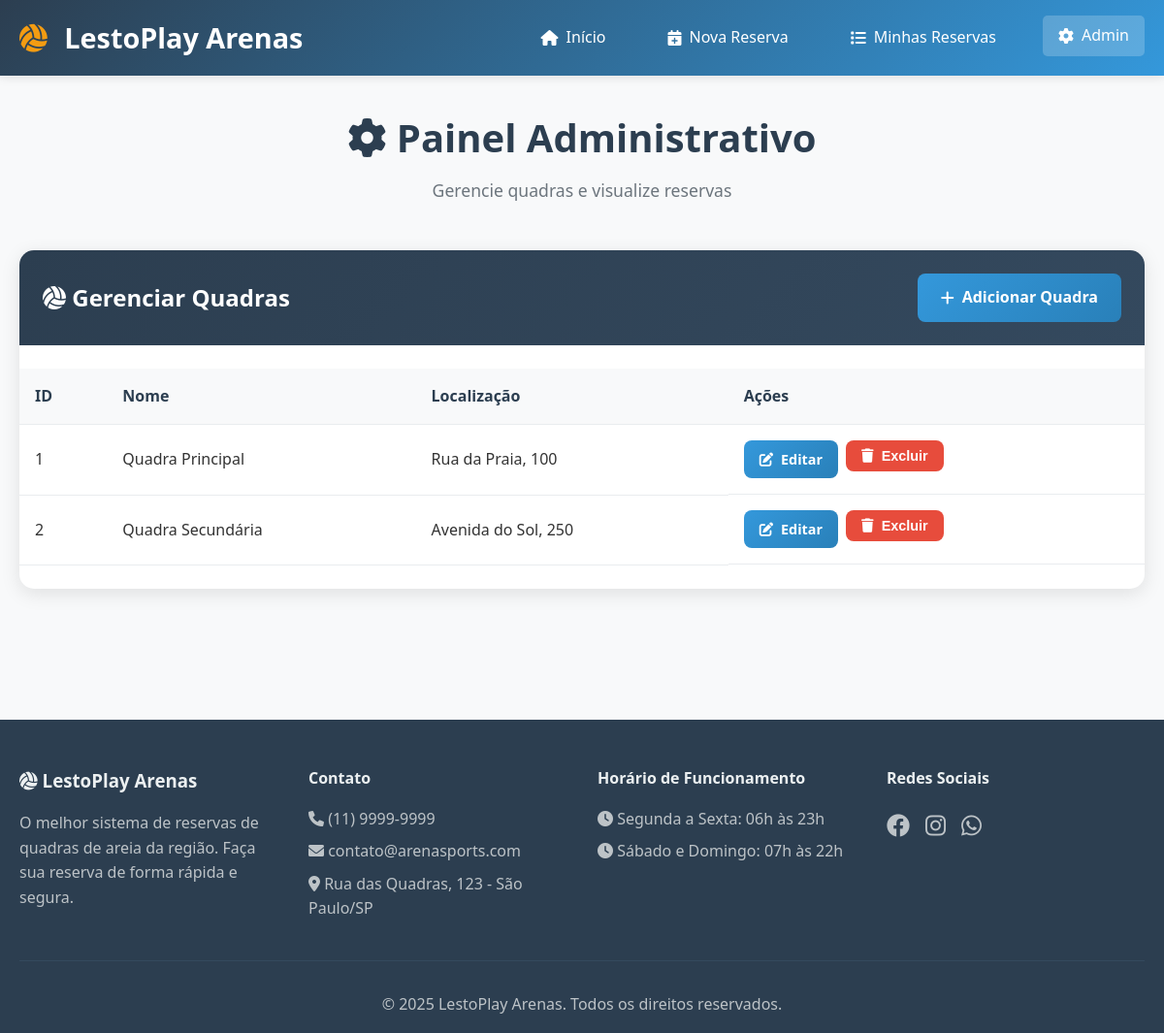
/admin.php?acao=quadras (signed in), run on the app's committed database.
### tables this page shows
CREATE TABLE IF NOT EXISTS quadras (
    id INT AUTO_INCREMENT PRIMARY KEY,
    nome VARCHAR(100) NOT NULL,
    localizacao VARCHAR(200) NOT NULL,
    preco_hora DECIMAL(10, 2) NOT NULL DEFAULT 0.00
);

### admin.php (the view, shortened to what this page needs)
<?php
$acao = $_GET['acao'] ?? '';
try {
    $pdo = conectarDB();
    $stmt = $pdo->query("SELECT COUNT(*) as total FROM quadras");
    $total_quadras = $stmt->fetch()['total'];
    $stmt = $pdo->query("SELECT COUNT(*) as total FROM RESERVAS WHERE STATUS = 'ativa' AND DATA >= CURDATE()");
    $reservas_ativas = $stmt->fetch()['total'];
    $stmt = $pdo->query("SELECT COUNT(*) as total FROM RESERVAS WHERE DATA = CURDATE() AND STATUS = 'ativa'");
    $reservas_hoje = $stmt->fetch()['total'];
    $stmt = $pdo->query("SELECT SUM(PRECO) as total FROM RESERVAS WHERE STATUS = 'ativa' AND MONTH(DATA) = MONTH(CURDATE()) AND YEAR(DATA) = YEAR(CURDATE())");
    $faturamento_mes = $stmt->fetch()['total'] ?? 0;
    $stmt = $pdo->query("SELECT * FROM quadras ORDER BY nome");
    $quadras = $stmt->fetchAll();
    $stmt = $pdo->query("
        SELECT r.*, q.nome as nome_quadra, c.NOME as nome_cliente, te.MODALIDADE as nome_esporte, e.NOME as nome_equipamento
        FROM RESERVAS r
        JOIN quadras q ON r.IDQUADRA = q.id
        JOIN CLIENTE c ON r.IDCLIENTE = c.IDCLIENTE
        JOIN TIPOESPORTE te ON r.IDESPORTE = te.IDESPORTE
        JOIN EQUIPAMENTO e ON r.IDEQUIP = e.IDEQUIP
        ORDER BY r.DATA DESC, r.HORARIO DESC
        LIMIT 10
    ");
    $reservas_recentes = $stmt->fetchAll();
} catch (Exception $e) {
    $mensagem = "Erro ao carregar dados: " . $e->getMessage();
    $tipo_mensagem = "error";
    $quadras = [];
    $reservas_recentes = [];
}
include ROOT_PATH . '/includes/header.php';
?>
<div class="page-header">
    <h1><i class="fas fa-cog"></i> Painel Administrativo</h1>
    <p>Gerencie quadras e visualize reservas</p>
</div>
<?php if ($acao === '' || $acao === 'dashboard'): ?>
    <div class="admin-stats">
        <div class="stat-card">
            <div class="stat-icon">
                <i class="fas fa-volleyball-ball"></i>
            </div>
            <div class="stat-content">
                <div class="stat-number"><?php echo $total_quadras; ?></div>
                <div class="stat-label">Total de Quadras</div>
            </div>
        </div>
        <div class="stat-card">
            <div class="stat-icon">
                <i class="fas fa-calendar-check"></i>
            </div>
            <div class="stat-content">
                <div class="stat-number"><?php echo $reservas_ativas; ?></div>
                <div class="stat-label">Reservas Futuras</div>
            </div>
        </div>
        <div class="stat-card">
            <div class="stat-icon">
                <i class="fas fa-calendar-day"></i>
            </div>
            <div class="stat-content">
                <div class="stat-number"><?php echo $reservas_hoje; ?></div>
                <div class="stat-label">Reservas Hoje</div>
            </div>
        </div>
        <div class="stat-card">
            <div class="stat-icon">
                <i class="fas fa-dollar-sign"></i>
            </div>
            <div class="stat-content">
                <div class="stat-number">R$ <?php echo number_format($faturamento_mes, 2, ',', '.'); ?></div>
                <div class="stat-label">Faturamento do Mês</div>
            </div>
        </div>
    </div>
    <div class="admin-actions">
        <a href="?acao=adicionar" class="btn btn-primary">
            <i class="fas fa-plus"></i> Adicionar Quadra
        </a>
        <a href="dashboard.php" class="btn btn-info">
            <i class="fas fa-chart-bar"></i> Dashboard
        </a>
        <a href="?acao=quadras" class="btn btn-secondary">
            <i class="fas fa-list"></i> Gerenciar Quadras
        </a>
        <a href="?acao=reservas" class="btn btn-secondary">
            <i class="fas fa-calendar"></i> Ver Todas Reservas
        </a>
    </div>
    <div class="admin-sections">
        <div class="section">
            <h3><i class="fas fa-clock"></i> Reservas Recentes</h3>
            <div class="table-responsive">
                <table class="admin-table">
                    <thead>
                        <tr>
                            <th>Cliente</th>
                            <th>Quadra</th>
                            <th>Esporte</th>
                            <th>Equipamento</th>
                            <th>Data</th>
                            <th>Horário</th>
                            <th>Status</th>
                            <th>Preço</th>
                        </tr>
                    </thead>
                    <tbody>
                        <?php foreach ($reservas_recentes as $reserva): ?>
                            <tr>
                                <td><?php echo htmlspecialchars($reserva['nome_cliente']); ?></td>
                                <td><?php echo htmlspecialchars($reserva['nome_quadra']); ?></td>
                                <td><?php echo htmlspecialchars($reserva['nome_esporte']); ?></td>
                                <td><?php echo htmlspecialchars($reserva['nome_equipamento']); ?></td>
                                <td><?php echo formatarDataBR($reserva['DATA']); ?></td>
                                <td><?php echo formatarHora($reserva['HORARIO']); ?></td>
                                <td><span class="status status-<?php echo $reserva['STATUS']; ?>"><?php echo ucfirst($reserva['STATUS']); ?></span></td>
                                <td>R$ <?php echo number_format($reserva['PRECO'], 2, ',', '.'); ?></td>
                            </tr>
                        <?php endforeach; ?>
                    </tbody>
                </table>
            </div>
        </div>
    </div>
<?php elseif ($acao === 'quadras'): ?>
    <div class="admin-section">
        <div class="section-header">
            <h2><i class="fas fa-volleyball-ball"></i> Gerenciar Quadras</h2>
            <a href="?acao=adicionar" class="btn btn-primary">
                <i class="fas fa-plus"></i> Adicionar Quadra
            </a>
        </div>
        <div class="table-responsive">
            <table class="admin-table">
                <thead>
                    <tr>
                        <th>ID</th>
                        <th>Nome</th>
                        <th>Localização</th>
                        <th>Ações</th>
                    </tr>
                </thead>
                <tbody>
                    <?php foreach ($quadras as $quadra): ?>
                        <tr>
                            <td><?php echo $quadra['id']; ?></td>
                            <td><?php echo htmlspecialchars($quadra['nome']); ?></td>
                            <td><?php echo htmlspecialchars($quadra['localizacao'] ?: '-'); ?></td>
                            <td class="actions">
                                <a href="?acao=editar&id=<?php echo $quadra['id']; ?>" class="btn btn-sm btn-primary">
                                    <i class="fas fa-edit"></i> Editar
                                </a>
                                <form method="POST" style="display:inline-block;" onsubmit="return confirm('Tem certeza que deseja excluir esta quadra? Esta ação não pode ser desfeita.');">
                                    <button type="submit" class="btn btn-sm btn-danger">
                                        <i class="fas fa-trash"></i> Excluir
                                    </button>
                                </form>
                            </td>
                        </tr>
                    <?php endforeach; ?>
                </tbody>
            </table>
        </div>
    </div>
<?php endif; ?>
<?php include ROOT_PATH . '/includes/footer.php'; ?>

### style.css (style rules this page uses)
* { margin: 0; padding: 0; box-sizing: border-box; }
body { font-family: 'Segoe UI', Tahoma, Geneva, Verdana, sans-serif; line-height: 1.6; color: #333; background-color: #f8f9fa; }
.btn { display: inline-flex; align-items: center; gap: 0.5rem; padding: 0.75rem 1.5rem; border: none; border-radius: 8px; text-decoration: none; font-weight: 600; cursor: pointer; transition: all 0.3s ease; font-size: 1rem; }
.btn-primary { background: linear-gradient(135deg, #3498db, #2980b9); color: white; }
.btn-danger { background: #e74c3c; color: white; }
.btn-sm { padding: 0.5rem 1rem; font-size: 0.9rem; }
.page-header { text-align: center; margin-bottom: 3rem; }
.page-header h1 { font-size: 2.5rem; color: #2c3e50; margin-bottom: 0.5rem; }
.page-header p { font-size: 1.1rem; color: #6c757d; }
.admin-section { background: white; border-radius: 15px; box-shadow: 0 5px 20px rgba(0,0,0,0.1); overflow: hidden; }
.section-header { background: linear-gradient(135deg, #2c3e50, #34495e); color: white; padding: 1.5rem; display: flex; justify-content: space-between; align-items: center; }
.table-responsive { overflow-x: auto; }
.admin-table { width: 100%; border-collapse: collapse; margin: 1.5rem 0; }
.admin-table th, .admin-table td { padding: 1rem; text-align: left; border-bottom: 1px solid #e9ecef; }
.admin-table th { background: #f8f9fa; font-weight: 600; color: #2c3e50; }
.actions { display: flex; gap: 0.5rem; }

### data on the page
quadras: id "1", nome "Quadra Principal", localizacao "Rua da Praia, 100"
quadras: id "2", nome "Quadra Secundária", localizacao "Avenida do Sol, 250"
